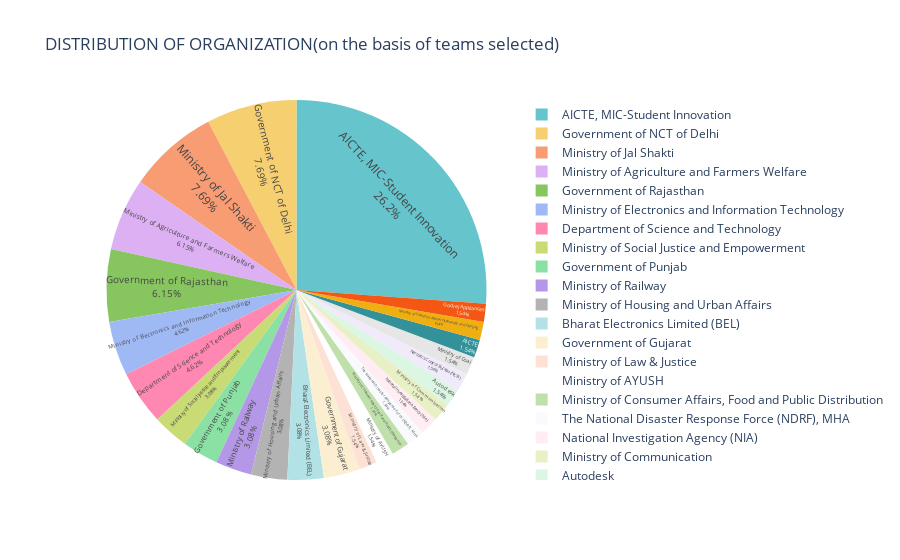

Notebook cell for this chart:
### Code cell
org_counts = orignal_data['Organization'].value_counts().reset_index()
org_counts.columns = ['Organization', 'Count']

fig = px.pie(
    org_counts,
    names='Organization',
    values='Count',
    title="DISTRIBUTION OF ORGANIZATION(on the basis of teams selected)",
    color_discrete_sequence=px.colors.qualitative.Pastel
)
fig.update_traces(textposition='inside', textinfo='percent+label')
fig.show()

### Figure 1 — Plotly figure (JSON) as saved in the notebook; plotly's stock layout.template omitted (floating-point values rounded to 4 significant figures)
{"data": [{"domain": {"x": [0, 1], "y": [0, 1]}, "hovertemplate": "Organization=%{label}<br>Count=%{value}<extra></extra>", "labels": ["AICTE, MIC-Student Innovation", "Government of NCT of Delhi", "Ministry of Jal Shakti", "Ministry of Agriculture and Farmers Welfare", "Government of Rajasthan", "Ministry of Electronics and Information Technology", "Department of Science and Technology", "Ministry of Social Justice and Empowerment", "Government of Punjab", "Ministry of Railway", "Ministry of Housing and Urban Affairs", "Bharat Electronics Limited (BEL)", "Government of Gujarat", "Ministry of Law & Justice", "Ministry of AYUSH", "Ministry of Consumer Affairs, Food and Public Distribution", "The National Disaster Response Force (NDRF), MHA", "National Investigation Agency (NIA)", "Ministry of Communication", "Autodesk", "Narcotics Control Bureau (NCB)", "Ministry of Coal", "AICTE", "Ministry of Fisheries, Animal Husbandry and Dairying", "Godrej Appliances"], "legendgroup": "", "name": "", "showlegend": true, "textinfo": "percent+label", "textposition": "inside", "type": "pie", "values": [17, 5, 5, 4, 4, 3, 3, 2, 2, 2, 2, 2, 2, 1, 1, 1, 1, 1, 1, 1, 1, 1, 1, 1, 1]}], "layout": {"legend": {"tracegroupgap": 0}, "piecolorway": ["rgb(102, 197, 204)", "rgb(246, 207, 113)", "rgb(248, 156, 116)", "rgb(220, 176, 242)", "rgb(135, 197, 95)", "rgb(158, 185, 243)", "rgb(254, 136, 177)", "rgb(201, 219, 116)", "rgb(139, 224, 164)", "rgb(180, 151, 231)", "rgb(179, 179, 179)"], "title": {"text": "DISTRIBUTION OF ORGANIZATION(on the basis of teams selected)"}}}
